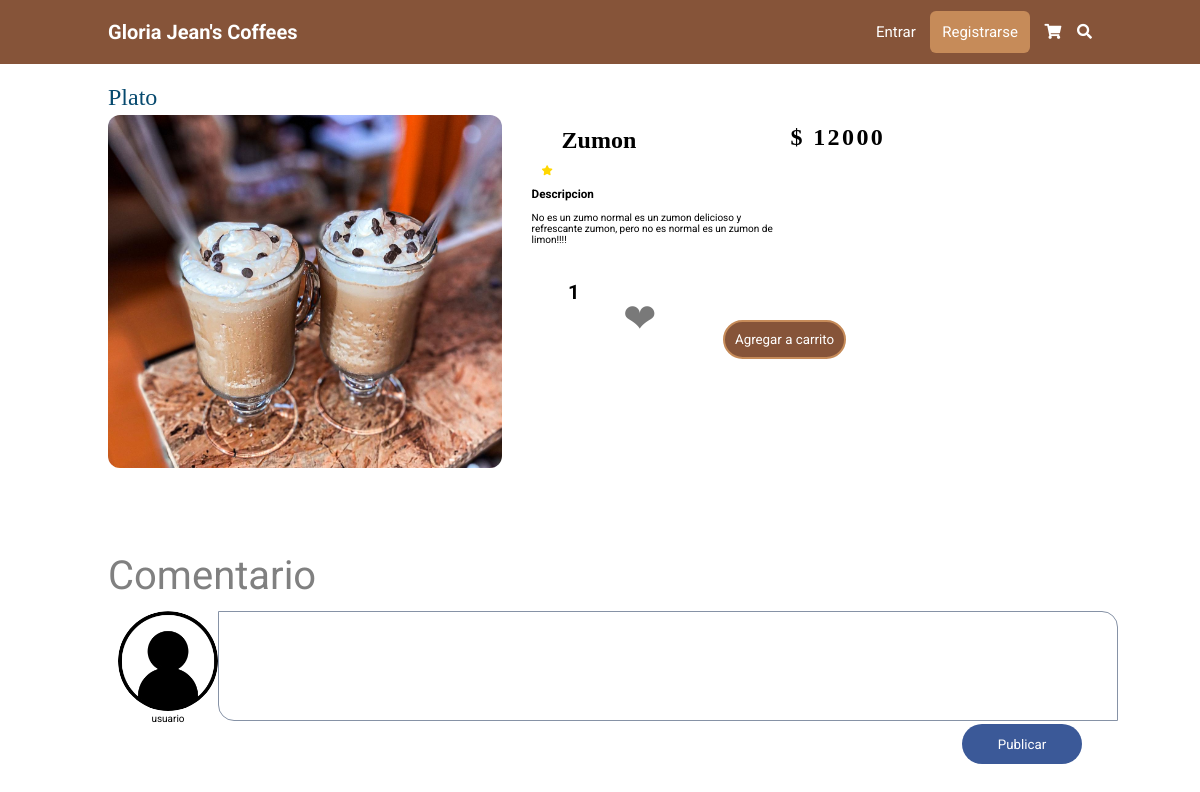
Page /producto/?plate=Zumon on the committed database.
### tables this page shows
CREATE TABLE plato (cod_plato INTEGER PRIMARY KEY AUTOINCREMENT NOT NULL UNIQUE, imagen STRING DEFAULT (0), nombre STRING (100) NOT NULL UNIQUE, tipo STRING (50) DEFAULT bebida NOT NULL, calificacion DECIMAL (2) DEFAULT (4.2), descripcion STRING (200) NOT NULL, valor DECIMAL NOT NULL DEFAULT (0));

### app.py (the view)
@app.route("/producto/", methods=['GET', 'POST'])
def product():
    param = request.args.get('plate','zumo')
    form = comentar()
    if param:
        sql = f'SELECT * FROM plato WHERE nombre="{param}"'
    else:
        sql = f'SELECT * FROM plato WHERE cod_plato=1'
    res1 = seleccion(sql)
    ideP = res1[0][0]
    sql2 = f"SELECT * FROM comentario WHERE cod_plato={ideP}"
    res2 = seleccion(sql2)
    setVal = "no esta"
    if 'user' in session:
        sql = f"SELECT id_usuario FROM usuario WHERE user='{ session['user'] }'"
        res = seleccion(sql)
        ideU = res[0][0]
        sql = f"SELECT cod_plato FROM favoritos WHERE cod_plato='{ideP}' and id_usuario='{ideU}'"
        resV = seleccion(sql)
        if resV:
            setVal = "esta"
        if request.method == 'POST':
            if 'favoritos' in request.form:
                if setVal != "esta":
                    sqlf = f"INSERT INTO favoritos(id_usuario, cod_plato) SELECT u.id_usuario, p.cod_plato FROM usuario u, plato p WHERE user='{session['user']}' and cod_plato={ideP}"
                    print(sqlf)
                    res = seleccion(sqlf)
                    print(res)
                    setVal = "esta"
                else:
                    print("Delete of the favorites")
                    sqlD = f"DELETE FROM favoritos WHERE cod_plato={ideP} and id_usuario={ideU}"
                    res = seleccion(sqlD)
                    setVal = "no esta"
            today = date.today()
            coment = form.coment.data
            if coment != "":
                sql = "INSERT INTO comentario(id_usuario, cod_plato, user, comentario, fecha) VALUES(?, ?, ?, ?, ?)"
                res = accion(sql,(ideU, ideP, session['user'], coment, format(today)))
                sql2 = f"SELECT * FROM comentario WHERE cod_plato={ideP}"
                res2 = seleccion(sql2)
                form.coment.data = ""
            if res!=0:
                print('INFO: Datos almacenados con exito')
            else:
                print('ERROR: Por favor reintente')
    else:
        print("Lo siento el usuario no esta en sesion ahora mismo")
    return render_template('product.html', form=form, titulo='producto', res=res1, res2=res2, setVal=setVal)

### forms.py
class comentar(FlaskForm):
    coment = TextAreaField('Comentario')

### conexion.py (called while the page is built)
def seleccion(sql) -> list:
    try:
        with sqlite3.connect(URL_DB) as con:
            cur = con.cursor()
            res = cur.execute(sql).fetchall()
    except Exception:
        res = None
    return res

### templates/product.html (shortened to what this page needs)
{% extends 'base.html' %}
{% block cuerpo %}
<section >
    <div>
        <h2 class="label-titulos">Plato</h2>
    </div>
    <div class="content-plato">
        {% for i in res %}
        <div class="item">
            <img class='img-plato' src="{{url_for('static',filename=i[1])}}">
        </div>
        <div class="item">
            <div class="cont-info-plato">
                <div class="content">
                    <h1 class="name-plate">{{i[2]}}</h1>
                    <h1 class='name-price'>$ {{i[6]}}</h1>
                </div><br>
                <div class='estrella'>
                    {% for y in range(i[4]|int) %}
                    <i class="fa fa-star" aria-hidden="true"></i>
                    {% endfor %}
                </div><br>
                <div class="content-desc">
                    <h3 class="desc-title">Descripcion</h3><br>
                    <p class='desc-text'>{{ i[5] }}</p>
                </div>
                <div class='content-footer-plate'>
                    <div class ='content-circle'>
                        <form name="cantidad" method="POST" action="/shopping_car/?cod_plato={{i[0]}}">
                            <input type="number" value='1' min="1" max="10" class="cantidad" name='ncantidad'>
                            <input type="submit" value="Agregar a carrito" class="btn_car">
                        </form>
                        <form name='favoritos' method="POST" action='/producto/?plate={{res[0][2]}}'>
                            {% if setVal == 'esta' %}
                            <input class="subirFavorito" type="submit" value=" " id="chek" name='favoritos'><label for="chek" class="subirFavorito">&#10084;</label>
                            {% else %}
                            <input class="NosubirFavorito" type="submit" value=" " id="chek" name='favoritos'><label for="chek" class="NosubirFavorito">&#10084;</label>
                            {% endif %}
                        </form>
                    </div>
                </div>
            </div>
        </div>
        {% endfor %}
    </div>
</section>
<section >
    <form name='fcoment' id='fcoment' action='/producto/?plate={{res[0][2]}}' method='POST'>
        <div>
            <h2 class="label-titulos">{{ nComentarios }}  {{ form.coment.label()}}</h2>
        </div>
        <div class="content">
            <div class='item2' class='item-img'>
                <div>
                    <img class="img-user" src="{{url_for('static', filename='img/imagen_usuario.png')}}">
                </div>
                {% if 'user' in session %}
                <div class='nUser'>{{session['user']}}</div>
                {% else %}
                <div class='nUser'>usuario</div>
                {% endif%}
            </div>
            <div class='item2'>
                {{ form.coment(class='style-coment')}}
            </div>
        </div>
        <div class="content-cement">
            <h1><input type="submit" value='Publicar' class="btn-publicar" name='Publicar'></h1>
        </div>
    </form>
</section>
{% endblock %}

### static/css/style.css (style rules this page uses)
:root { --marron: #865439; --marronclaro: #c68b59; }
* { border: 0; box-sizing: border-box; font-family: "Roboto", sans-serif; padding: 0; margin: 0; transition: all 0.2s linear; text-decoration: none; list-style: none; outline: none; }
html { font-size: 62.5%; overflow-x: hidden; scroll-behavior: smooth; scroll-padding-top: 6rem; }
section { padding: 2rem 9%; }
.label-titulos { font-family: Poppins; font-style: normal; font-weight: normal; font-size: 24px; line-height: 36px; margin-top: 50PX; color: #06496E; }
.estrella { margin-left: 10px; color: #FFD700; }
.img-plato { width: 100%; height: 100%; border-radius: 12px; }
.content-plato { display: flex; }
.item { width: 40%; }
.content { margin-top: 12px; margin-left: 10px; margin-right: 10px; display: flex; justify-content: space-between; }
.name-plate { font-family: Poppins; font-style: normal; font-weight: bold; font-size: 24px; margin-left: 20px; }
.name-price { font-family: Poppins; font-style: normal; font-weight: bold; font-size: 24px; line-height: 21px; letter-spacing: 0.1em; }
.content-desc { width: 70%; margin-bottom: 20px; }
.cont-info-plato { margin-left: 30px; }
.content-footer-plate { justify-content: space-between; margin-left: 10%; margin-right: 10%; display: flex; }
.content-circle { margin-top: 15px; justify-content: space-between; width: 80px; display: flex; }
.content { margin-top: 12px; margin-left: 10px; margin-right: 10px; display: flex; }
.img-user { width: 10rem; height: 10rem; border-radius: 50px; }
.style-coment { width: 90rem; height: 11rem; background: #FFFFFF; border: 1px solid #8692A6; box-sizing: border-box; overflow: hidden; padding: 20px; border-radius: 0px 16px 0px 16px; resize: none; scroll-behavior: auto; }
.nUser { text-align: center; }
.btn-publicar { margin-right: 1rem; width: 12rem; height: 4rem; background-color: #3B5998; border-radius: 67px; align-items: center; display: flex; justify-content: center; color: #ffffff; cursor: pointer; }
.content-cement { display: flex; flex-direction: row-reverse; }
.cantidad { font-size: 20px; font-weight: bolder; }
.btn_car { padding: 1rem; border: 2px solid var(--marronclaro); border-radius: 20px; background-color: var(--marron); color: #ffffff; position: absolute; top: 40%; margin-left: 100px; cursor: pointer; }
label { color: grey; font-size: 40px; }
.NosubirFavorito { color: #797979; background-color: transparent; }

### rows in the picture
plato: imagen (picture), nombre "Zumon", valor "12000", descripcion "No es un zumo normal es un zumon delicioso y refrescante zumon, pero no es normal es un zumon de limon!!!!"
